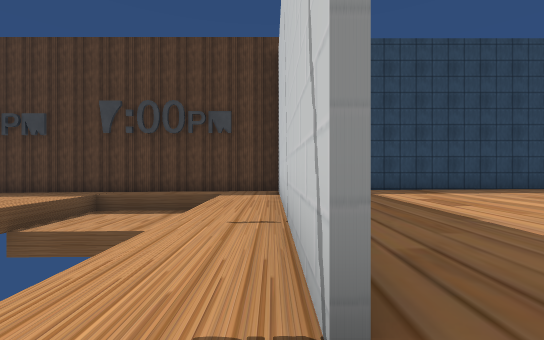
[1] (above)

16 first-person views from a walk through a scene from a Unity 3-D project. The camera is 1.3 m above the floor, looks level and sees 90° across. The floor is counted in squares, 2 m on a side. Each view is taken from the middle of a square. On the plan, view 1 faces up. The plan holds only what a view shows up to about 9 squares ahead; the rest is blank. The place goes on beyond the plan. The player character is not drawn. Some surface patterns are stand-ins.

[2]
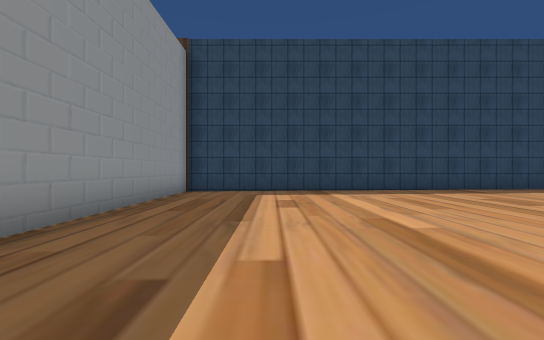

[3]
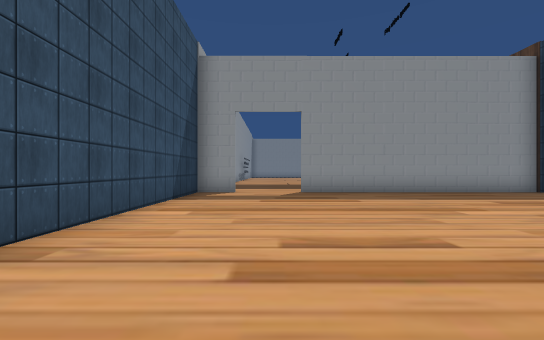

[4]
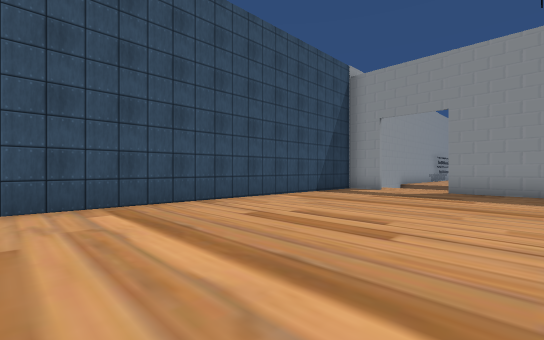

[5]
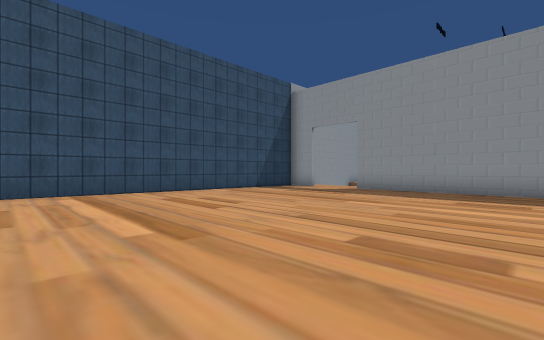

[6]
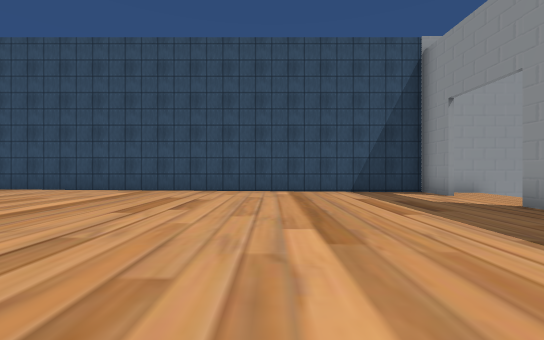

[7]
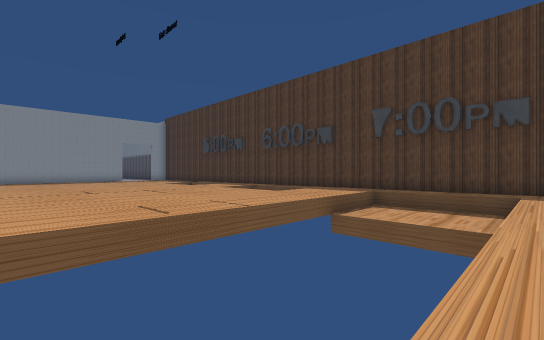

[8]
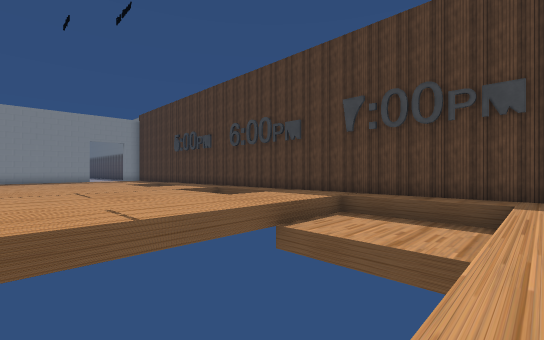

[9]
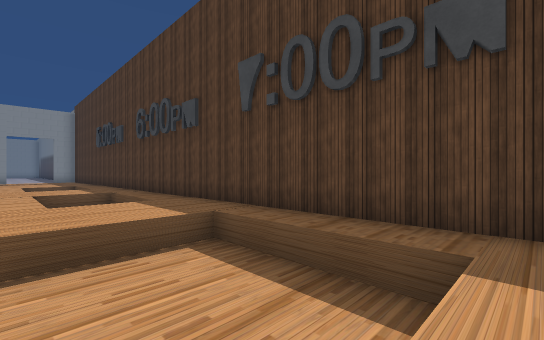

[10]
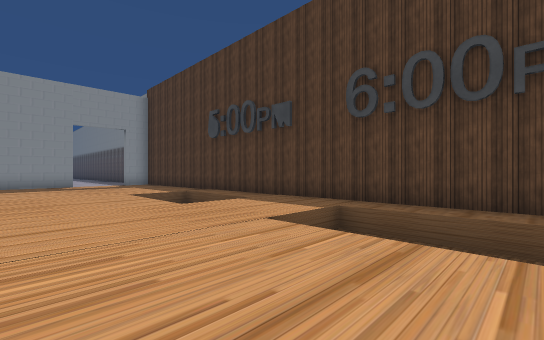

[11]
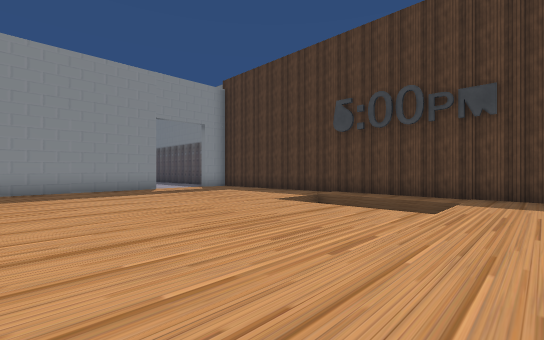

[12]
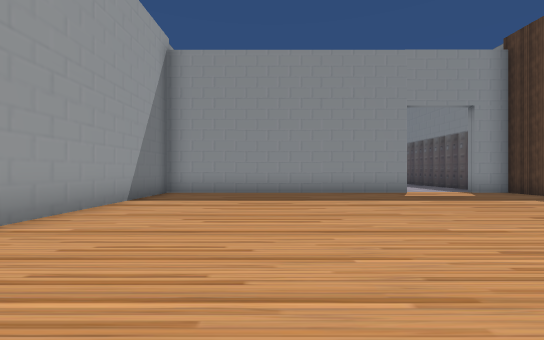

[13]
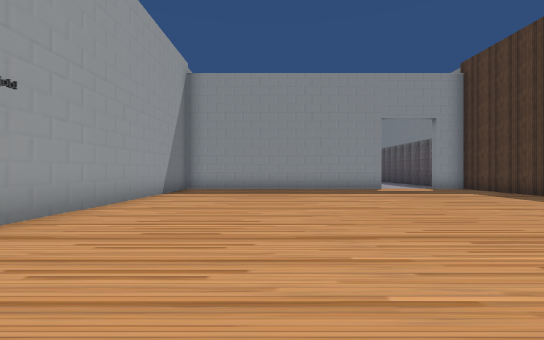

[14]
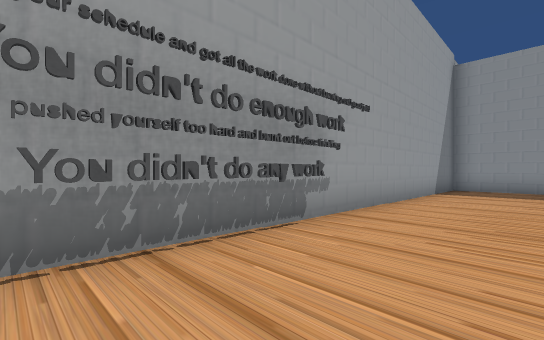

[15]
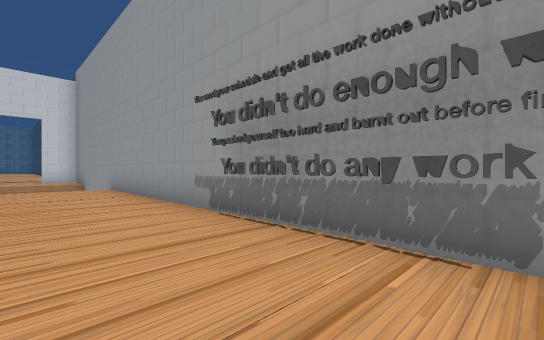

[16]
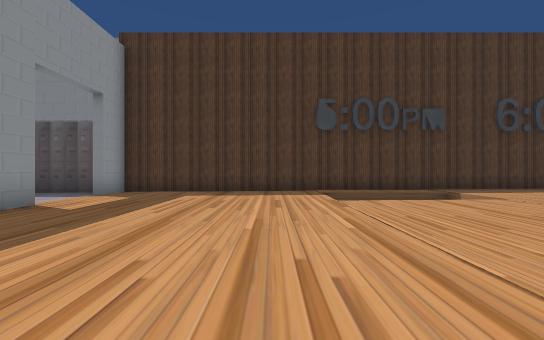

### Floor plan
Key: @ floor where view 1 was taken; # wall or solid block; . main floor; : floor 0.25 m higher than the main floor; - floor 0.25 m lower than the main floor; v drop or lower ground.
Columns run from 23 left of view 1 to 10 right of it. Each row starts with its distance up from view 1.
  9 ##################################
  8 #--------------........#........::
  7 -------   ---vvv...vvv.#........::
  6 -------vvv---vvv...vvv.#........::
  5 #--------------....vvv.#........::
  4 #--------------....   .#........::
  3 #--------------....   .#........::
  2 #--------------....   .#........::
  1 #--------------....   .#........::
  0 #--------------....   .@........::
 -1 #--------------....   ..........::
 -2 #--------####--....# #.#........::
 -3 ##########  ######## #############

Positions as (right, up) in squares from view 1, and headings:
1: (0, 0), facing up
2: (3, 0), facing up
3: (9, 0), facing left
4: (10, 3), facing down-left
5: (10, 6), facing down-left
6: (5, 6), facing down
7: (-1, -1), facing up-left
8: (-1, 1), facing up-left
9: (-1, 5), facing up-left
10: (-8, 3), facing up-left
11: (-12, 1), facing up-left
12: (-14, 1), facing left
13: (-12, 1), facing left
14: (-11, 0), facing down-left
15: (-14, 0), facing down-right
16: (-18, 0), facing up
